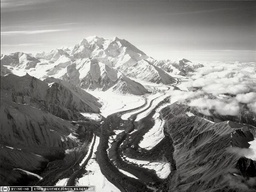
#> input picture Übung1/gletscher.jpg, 256 x 192 px, shrunk from 639 x 480 before the run, found by its file name
$ python affine_trans.py
#> lines starting #> are read from the running program, lines starting #| are printed output that depends on the picture
#> further down, image is the input picture: shape (192, 256, 3); mean R, G, B 131.2, 130.5, 127.7
import matplotlib.pyplot as plt
import skimage
import numpy as np
from skimage.color import rgb2gray


def rotation_matrix(alpha):
    a_rad = np.radians(alpha)
    rot_matrix = np.array([[np.cos(a_rad), - np.sin(a_rad)],[np.sin(a_rad), np.cos(a_rad)]])
    return rot_matrix

def get_empty_plane(image, a, xl):
#> called with a = array of shape (2,), xl = True
    if xl:
        factor = 5
    else:
        factor = 2

    diagonal = int(np.ceil(np.sqrt(np.square(image.shape[0]) + np.square(image.shape[1]))))
#> diagonal = 320
    max_width = factor * diagonal
#> max_width = 1600
    trans_image = np.empty([max_width + 2*np.abs(a[0]), max_width + 2*np.abs(a[1]), 3])
    return trans_image

def floor(num):
    return int(np.floor(num))

def ceil(num):
    return int(np.ceil(num))

def affine_transform(image, matrix, a=np.array([0,0]), interpolate=False, xl=False):
    trans_image = get_empty_plane(image, a, xl)
#> trans_image: shape (1600, 1600, 3) float64; every value is 0

    # mid of the empty plane
    t_mid_x = round(trans_image.shape[0]/2)
#> t_mid_x = 800
    t_mid_y = round(trans_image.shape[1]/2)
#> t_mid_y = 800

    A_inv = np.linalg.inv(matrix)

    for i in range(trans_image.shape[0]):
        for j in range(trans_image.shape[1]):
            x_trans = np.array([i,j])
            x_og = A_inv.dot(x_trans - a)

            if interpolate:
                if 0 <= round(x_og[0]) < image.shape[0]-1 and 0 <= round(x_og[1]) < image.shape[1]-1:
                    # little hack to avoid black stripes that occur when a pixl-coordinate is an integer
                    if (x_og[0].is_integer and x_og[0] < image.shape[0]):
                        x_og[0] += 0.0000001
                    if (x_og[1].is_integer and x_og[1] < image.shape[1]):
                        x_og[1] += 0.0000001

                    p1 = image [floor(x_og[0])] [floor(x_og[1])]
                    p2 = image [floor(x_og[0])] [ceil(x_og[1])]
                    p3 = image [ceil(x_og[0])] [floor(x_og[1])]
                    p4 = image [ceil(x_og[0])] [ceil(x_og[1])]

                    a1 = (x_og[0] - np.floor(x_og[0])) * (x_og[1] - np.floor(x_og[1]))
                    a2 = (x_og[0] - np.floor(x_og[0])) * (np.ceil(x_og[1]) - x_og[1])
                    a3 = (np.ceil(x_og[0]) - x_og[0]) * (x_og[1] - np.floor(x_og[1]))
                    a4 = (np.ceil(x_og[0]) - x_og[0]) * (np.ceil(x_og[1]) - x_og[1])

                    gx = a4*p1 + a3*p2 + a2*p3 + a1*p4

                    trans_image[t_mid_x + i][t_mid_y + j] = gx

            elif not interpolate:
                if 0 <= round(x_og[0]) < image.shape[0] and 0 <= round(x_og[1]) < image.shape[1]:
                    gx = image[round(x_og[0])][round(x_og[1])]
                    trans_image[t_mid_x + i][t_mid_y + j] = gx
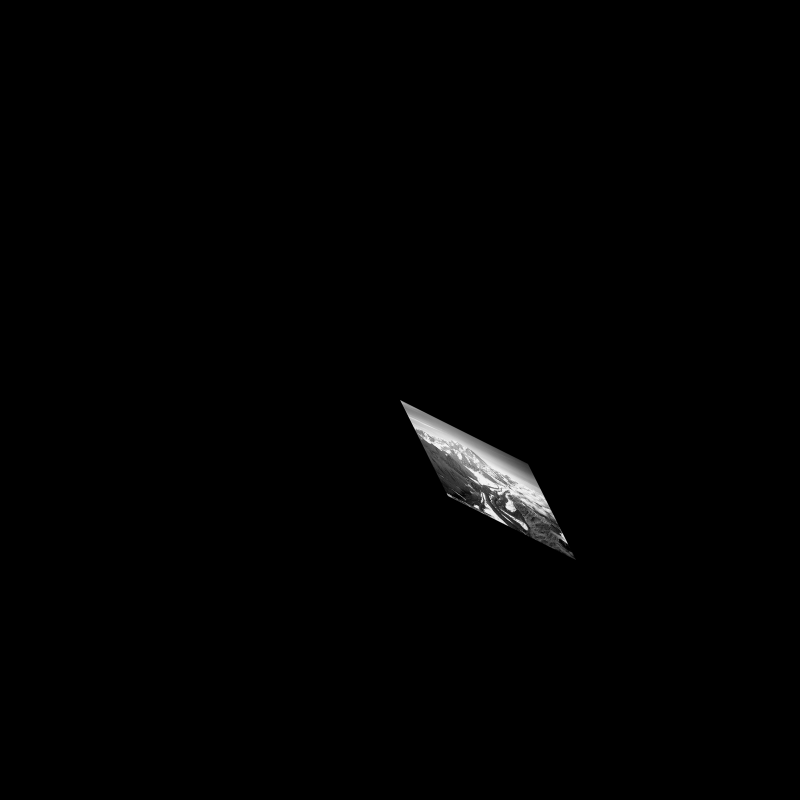
#> trans_image: shape (1600, 1600, 3) float64 (shown at 1/2 size); min 0, max 0.999, mean 0.00737

    result_image = trans_image[t_mid_x : t_mid_x + image.shape[0], t_mid_y : t_mid_y + image.shape[1]]
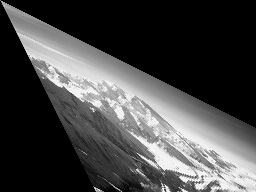
#> result_image: shape (192, 256, 3) float64; min 0, max 0.999, mean 0.273
    return result_image

def normalize(data):
    return (data - np.min(data)) / (np.max(data) - np.min(data))

if __name__ == "__main__":
    # Load Image
    image = skimage.io.imread(fname="./Übung1/gletscher.jpg")
    #image = skimage.io.imread(fname="./ambassadors.jpg")

    image = rgb2gray(image) # already normalized
    # image = image.astype('float64')

    # Normalize Image
    #image = normalize(image)
    # rot 45 skal rot -45

    A1 = rotation_matrix(45)
    A2 = np.array([[1.5 ,0],[0, 0.5]])
    A3 = rotation_matrix(-45)

    A = A1 @ A2 @ A3


    #A = np.array([[2 ,0],[2, 2]])
    #A = np.array([[1 ,0],[1.5, 1]])

    a = np.array([0, 0])

    trans_image = affine_transform(image, A, a, interpolate=False, xl=True)

    fig = plt.figure(figsize=(1, 2))
    fig.add_subplot(1, 2, 1)
    plt.imshow((image*255).astype(int), cmap='gray')

    fig.add_subplot(1, 2, 2)
    plt.imshow((trans_image*255).astype(int), cmap='gray')

    plt.show()
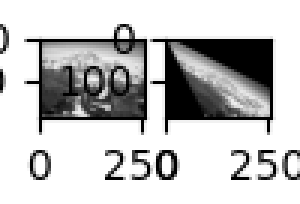
#> figure drawn by matplotlib, 2 panels
